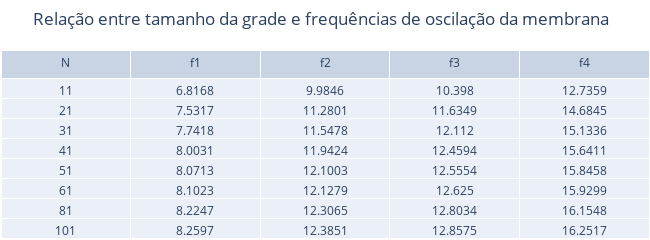

This figure's notebook cell:
### Code cell
F=[1,2,3,4]
plt.figure(figsize=(10,6))
for i in range (len(N)):
    plt.plot(F[:],Freq.T[:,i],marker = '.')
plt.grid(color = 'green', linestyle = '--', linewidth = 0.5)
plt.xlabel("Número da frequência")
plt.ylabel("Frequência")
plt.xticks(F)
plt.legend(N) 
plt.show()

Freq=np.round(Freq,4)
fig = go.Figure(data=[go.Table(header=dict(values=['N','f1','f2','f3', 'f4']),
                cells=dict(values=[N,Freq.T[0,:],Freq.T[1,:],Freq.T[2,:],Freq.T[3,:]]))
                     ])
fig.update_layout(width=650,height=240,margin_b=1,margin_l=1,margin_r=1,margin_t=50,
                  title_text="Relação entre tamanho da grade e frequências de oscilação da membrana")
fig.show()

### Figure 1 — Plotly figure (JSON) as saved in the notebook; plotly's stock layout.template omitted (floating-point values rounded to 4 significant figures)
{"data": [{"cells": {"values": [[11, 21, 31, 41, 51, 61, 81, 101], [6.817, 7.532, 7.742, 8.003, 8.071, 8.102, 8.225, 8.26], [9.985, 11.28, 11.55, 11.94, 12.1, 12.13, 12.31, 12.39], [10.4, 11.63, 12.11, 12.46, 12.56, 12.62, 12.8, 12.86], [12.74, 14.68, 15.13, 15.64, 15.85, 15.93, 16.15, 16.25]]}, "header": {"values": ["N", "f1", "f2", "f3", "f4"]}, "type": "table"}], "layout": {"height": 240, "margin": {"b": 1, "l": 1, "r": 1, "t": 50}, "title": {"text": "Relação entre tamanho da grade e frequências de oscilação da membrana"}, "width": 650}}
